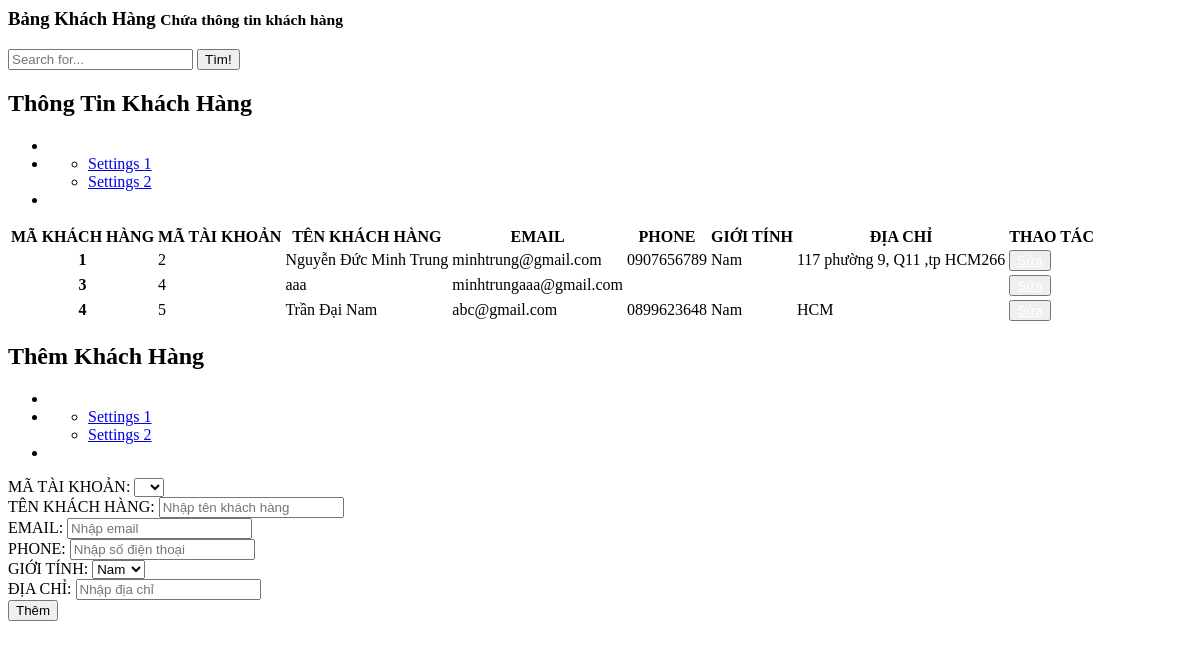
The app's page /admin/dashboard/manage_user.php with its own data.
### tables this page shows
CREATE TABLE `khachhang` (
  `MA_KH` int(10) UNSIGNED NOT NULL,
  `MA_TK` int(10) UNSIGNED DEFAULT NULL,
  `TEN_KH` varchar(50) NOT NULL,
  `EMAIL` varchar(40) NOT NULL,
  `PHONE` varchar(10) NOT NULL,
  `GIOI_TINH` varchar(10) NOT NULL,
  `DIA_CHI` varchar(50) DEFAULT NULL
);

### admin/dashboard/manage_user.php (the view, shortened to what this page needs)
<?php
$action_permission = "./action/add_user.php";
$displayadd = 'block';
$MA_TK = "";
$TEN_KH = "";
$EMAIL = "";
$PHONE = "";
$DIACHI = "";
?>
<div class="right_col" role="main">
  <div class="">
    <div class="page-title">
      <div class="title_left">
        <h3>Bảng Khách Hàng <small>Chứa thông tin khách hàng</small></h3>
      </div>
      <div class="title_right">
        <div class="col-md-5 col-sm-5 col-xs-12 form-group pull-right top_search">
          <div class="input-group">
            <input type="text" class="form-control" placeholder="Search for...">
            <span class="input-group-btn">
              <button class="btn btn-default" type="button">Tìm!</button>
            </span>
          </div>
        </div>
      </div>
    </div>
    <div class="row">
      <div class="col-md-8 col-sm-6 col-xs-12">
        <div class="x_panel">
          <div class="x_title">
            <h2>Thông Tin Khách Hàng </h2>
            <ul class="nav navbar-right panel_toolbox">
              <li><a class="collapse-link"><i class="fa fa-chevron-up"></i></a>
              </li>
              <li class="dropdown">
                <ul class="dropdown-menu" role="menu">
                  <li><a href="#">Settings 1</a>
                  </li>
                  <li><a href="#">Settings 2</a>
                  </li>
                </ul>
              </li>
              <li><a class="close-link"><i class="fa fa-close"></i></a>
              </li>
            </ul>
          </div>
          <div class="x_content" style="overflow: auto;">
            <table class="table table-striped">
              <thead>
                <tr>
                  <th>MÃ KHÁCH HÀNG</th>
                  <th>MÃ TÀI KHOẢN</th>
                  <th>TÊN KHÁCH HÀNG</th>
                  <th>EMAIL</th>
                  <th>PHONE</th>
                  <th>GIỚI TÍNH</th>
                  <th>ĐỊA CHỈ</th>
                  <th>THAO TÁC</th>
                </tr>
              </thead>
              <tbody>
                <?php
                $getUser = "SELECT * FROM khachhang";
                $Users = mysqli_query($connect, $getUser);
                while ($User = mysqli_fetch_array($Users)) {
                    if($User['GIOI_TINH']=='1'){
                        $sex="Nam";
                      } else if($User['GIOI_TINH']=='0'){
                        $sex = "Nữ";
                      } else if($User['GIOI_TINH']=='-1'){
                        $sex = "Khác";
                      }else $sex = $User['GIOI_TINH'];
                ?>
                  <tr>
                    <th scope="row"><?php echo $User['MA_KH']  ?></th>
                    <td><?php echo $User['MA_TK'] ?></td>
                    <td><?php echo $User['TEN_KH'] ?></td>
                    <td><?php echo $User['EMAIL'] ?></td>
                    <td><?php echo $User['PHONE'] ?></td>
                    <td><?php echo $sex ?></td>
                    <td><?php echo $User['DIA_CHI'] ?></td>
                    <td>
                      <button id="open-update-PN" type="button" class="btn btn-warning" onclick=''><a style="color: white;" href="index.php?manage=user&updatekh=<?php echo $User['MA_KH'] ?>">Sửa</a></button>
                    </td>
                  </tr>
                <?php
                }
                ?>
              </tbody>
            </table>
          </div>
        </div>
      </div>
      <div class="col-md-4 col-sm-6 col-xs-12">
        <div class="x_panel">
          <div class="x_title">
            <h2>Thêm Khách Hàng</h2>
            <ul class="nav navbar-right panel_toolbox">
              <li><a class="collapse-link"><i class="fa fa-chevron-up"></i></a>
              </li>
              <li class="dropdown">
                <ul class="dropdown-menu" role="menu">
                  <li><a href="#">Settings 1</a>
                  </li>
                  <li><a href="#">Settings 2</a>
                  </li>
                </ul>
              </li>
              <li><a class="close-link"><i class="fa fa-close"></i></a>
              </li>
            </ul>
          </div>
          <div class="x_content">
            <form action="<?php echo $action_permission ?>" method="get" id="form-customer">
              <div class="form-group">
                <div class="form-group">
                  <label for="matk">MÃ TÀI KHOẢN:</label>
                  <select class="form-control" id="matk" name="matk">
                    <option hidden value="<?php echo  $MA_TK ?>" selected><?php echo  $MA_TK ?></option>
                    <?php $getMA_TK = mysqli_query($connect, "SELECT MA_TK from taikhoan WHERE MA_GROUP_QUYEN=3");
                    while ($row_MA_TK = mysqli_fetch_array($getMA_TK)) {       ?>
                      <?php if ($row_MA_TK['MA_TK'] !== $MA_TK) : ?>
                        <option value="<?php echo $row_MA_TK['MA_TK'] ?>"><?php echo $row_MA_TK['MA_TK'] ?></option>
                      <?php endif; ?>
                    <?php  } ?>
                  </select>
                </div>
                <div class="form-group">
                  <label for="tenkh">TÊN KHÁCH HÀNG:</label>
                  <input type="text" class="form-control" id="tenkh" placeholder="Nhập tên khách hàng" name="tenkh" value="<?php echo  $TEN_KH ?>" require>
                </div>
                <div class="form-group">
                  <label for="email">EMAIL:</label>
                  <input type="text" class="form-control" id="email" placeholder="Nhập email" name="email" value="<?php echo  $EMAIL ?>" require>
                </div>
                <div class="form-group">
                  <label for="phone">PHONE:</label>
                  <input type="text" class="form-control" id="phone" placeholder="Nhập số điện thoại" name="phone" value="<?php echo $PHONE ?>" require>
                </div>
                <div class="form-group">
                  <label for="sex">GIỚI TÍNH:</label>
                  <select class="form-control" id="sex" name="sex">
                    <option value="1">Nam</option>
                  </select>
                </div>
                <div class="form-group">
                  <label for="dc">ĐỊA CHỈ:</label>
                  <input type="text" class="form-control" id="dc" placeholder="Nhập địa chỉ" name="dc" value="<?php echo  $DIACHI ?>" require>
                </div>
                <div id="button-add-PN" style="display:<?php echo $displayadd ?>">
                  <button type="submit" class="btn btn-success">Thêm</button>
                </div>
            </form>
          </div>
        </div>
      </div>
    </div>
  </div>
</div>

### records on screen
khachhang: MA_KH "1", MA_TK "2", TEN_KH "Nguyễn Đức Minh Trung", EMAIL "minhtrung@gmail.com", PHONE "0907656789", GIOI_TINH "Nam", DIA_CHI "117 phường 9, Q11 ,tp HCM266"
khachhang: MA_KH "3", MA_TK "4", TEN_KH "aaa", EMAIL "minhtrungaaa@gmail.com"
khachhang: MA_KH "4", MA_TK "5", TEN_KH "Trần Đại Nam", EMAIL "abc@gmail.com", PHONE "0899623648", GIOI_TINH "Nam", DIA_CHI "HCM"
